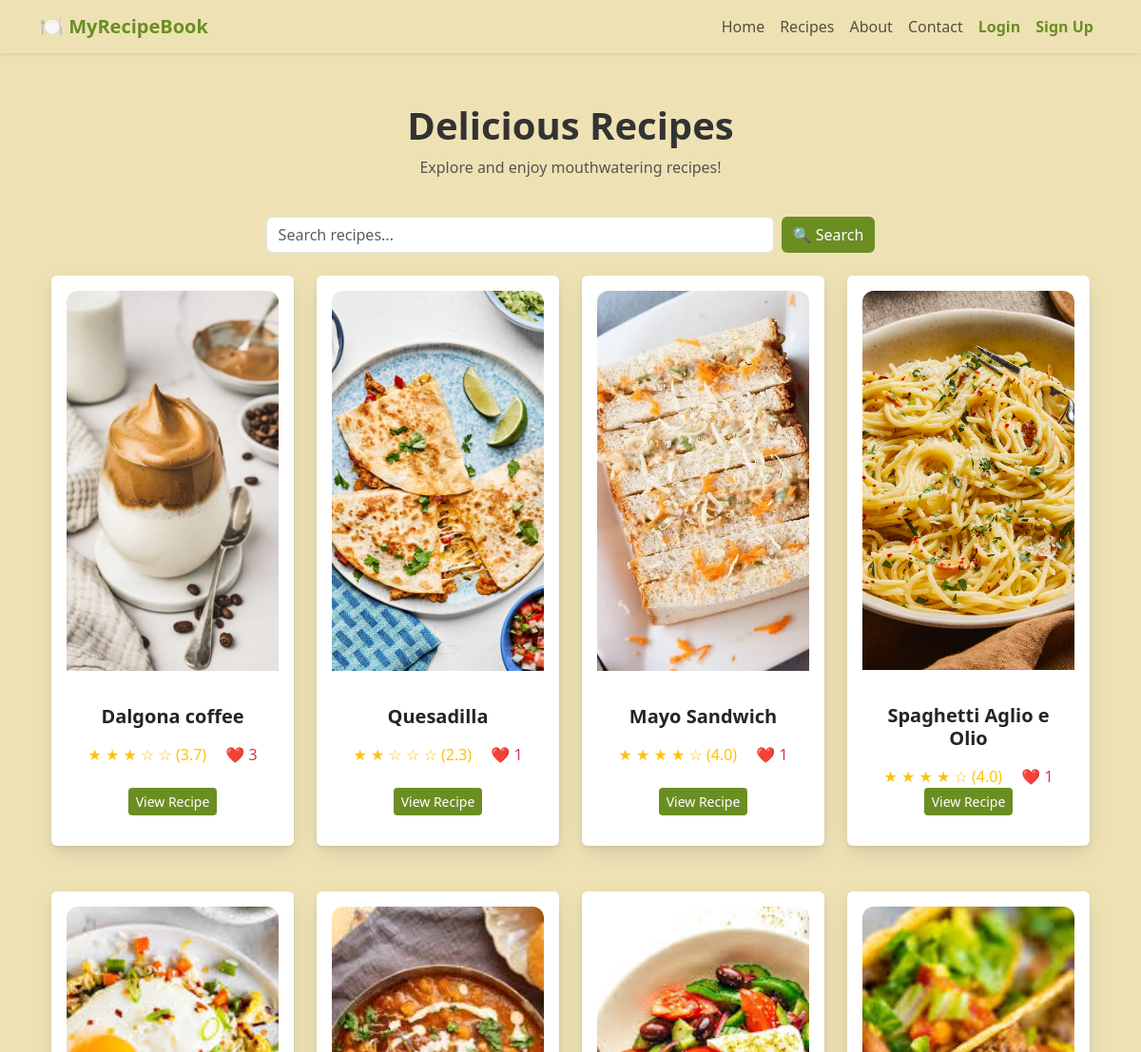
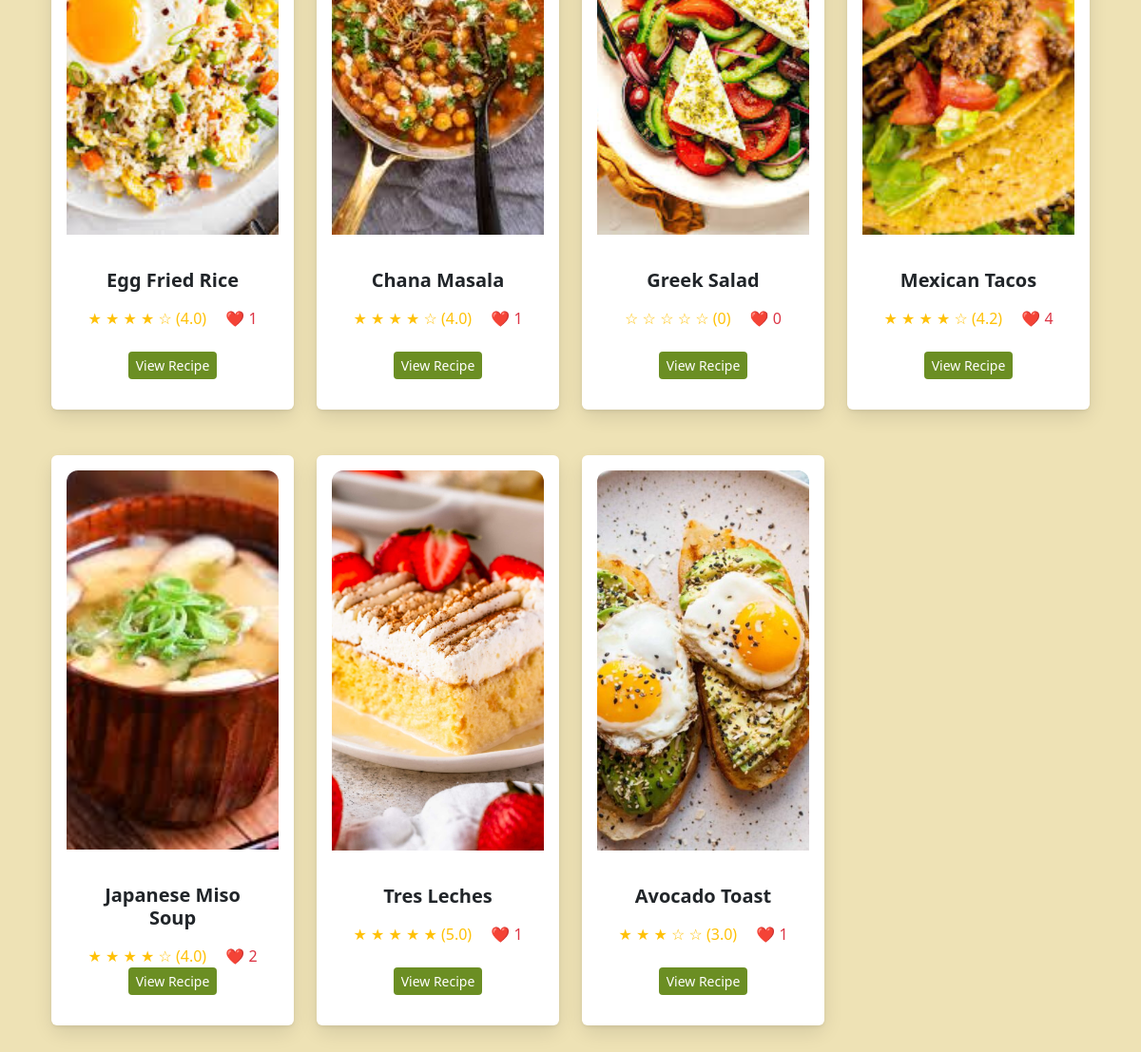
Page /recipes on the committed database (2 pictures, top to bottom).
### app/models.py (models this page shows)
class Recipe(db.Model):
    id = db.Column(db.Integer, primary_key=True)
    title = db.Column(db.String(255), nullable=False)
    tags = db.Column(db.String(255))
    ingredients = db.Column(db.Text, nullable=False)
    instructions = db.Column(db.Text, nullable=True)
    description = db.Column(db.String(500), nullable=True)
    image_path = db.Column(db.String(255))  # Stores relative path
    video_path = db.Column(db.String(255))  # Stores relative path
    is_premium = db.Column(db.Boolean, default=False)  # New column
    likes = db.relationship('Like', backref='recipe', lazy=True)
    ratings = db.relationship('Rating', backref='recipe', lazy=True)
    comments = db.relationship('Comment', backref='recipe', lazy=True)
    @property
    def average_rating(self):
        if not self.ratings:
            return 0  # No ratings yet
        return round(sum(r.rating for r in self.ratings) / len(self.ratings), 1)
    @property
    def like_count(self):
        return len(self.likes)

class Rating(db.Model):
    id = db.Column(db.Integer, primary_key=True)
    user_id = db.Column(db.Integer, db.ForeignKey('user.id'), nullable=False)
    recipe_id = db.Column(db.Integer, db.ForeignKey('recipe.id'), nullable=False)
    rating = db.Column(db.Integer, nullable=False)  # Rating from 1 to 5

### app/routes.py (the view)
@bp.route('/recipes')
def recipes():
    recipes = Recipe.query.filter_by(is_premium=False).all()
    return render_template('recipes.html', recipes=recipes)

### app/templates/recipes.html (shortened to what this page needs)
{% extends "base.html" %}
{% block content %}
<div class="container py-1">
    <h1 class="text-center fw-bold page-title">Delicious Recipes</h1>
    <p class="text-center text-muted">Explore and enjoy mouthwatering recipes!</p>
    <div class="container py-4">
        <form action="{{ url_for('routes.search') }}" method="GET" class="d-flex justify-content-center">
            <input type="text" name="q" class="form-control w-50 me-2" placeholder="Search recipes..." required>
            <button type="submit" class="btn btn-primary">🔍 Search</button>
        </form>
    </div>
<div class="row gx-4 gy-5">
    {% for recipe in recipes %}
        <div class="col-lg-3 col-md-4 col-sm-6 col-12">
            <div class="flip-card" onclick="flipCard(this)">
                <div class="flip-card-inner">
                    <div class="flip-card-front">
                        <div class="card shadow-sm border-0 h-100 p-3 d-flex flex-column card-fixed-height">
                            {% if recipe.image_path %}
                                <img src="{{ url_for('static', filename=recipe.image_path) }}" class="card-img-top" alt="{{ recipe.title }}">
                            {% else %}
                                <img src="{{ url_for('static', filename='images/placeholder.jpg') }}" class="card-img-top" alt="No Image Available">
                            {% endif %}
                            <div class="card-body text-center d-flex flex-column flex-grow-1">
                                <h5 class="fw-bold">{{ recipe.title }}</h5>
                                <div class="mt-2">
                                    <span class="text-warning">
                                        {% for i in range(1, 6) %}
                                            {% if i <= recipe.average_rating %}
                                                ★
                                            {% else %}
                                                ☆
                                            {% endif %}
                                        {% endfor %}
                                        ({{ recipe.average_rating or 0 }})
                                    </span>
                                    <span class="text-danger ms-3">❤️ {{ recipe.like_count }}</span>
                                </div>
                                <div class="mt-auto">
                                    <a href="{{ url_for('routes.view_recipe', recipe_id=recipe.id) }}" class="btn btn-primary btn-sm" onclick="event.stopPropagation();">
                                        View Recipe
                                    </a>
                                </div>
                            </div>
                        </div>
                    </div>
                    <div class="flip-card-back">
                        <div class="card-body d-flex align-items-center justify-content-center">
                            <p class="description-text">{{ recipe.description or 'No description available.' }}</p>
                        </div>
                    </div>
                </div>
            </div>
        </div>
    {% endfor %}
</div>
{% endblock %}

### app/static/styles.css (style rules this page uses)
:root { --bg-light: #EEE2B5; --bg-card: #F8F6F2; --text-dark: #333333; --accent-green: #6B8E23; --hover-green: #4A5D23; --border-light: #EAEAEA; }
body { background-color: var(--bg-light); color: var(--text-dark); font-family: 'Segoe UI', Tahoma, Geneva, Verdana, sans-serif; }
.btn-primary { background-color: var(--accent-green); border: none; transition: background-color 0.3s ease; }
.card-img-top { width: 100%; height: 400px; object-fit: cover; border-top-left-radius: 12px; border-top-right-radius: 12px; }
.flip-card { perspective: 1000px; cursor: pointer; }
.flip-card-inner { position: relative; width: 100%; min-height: 600px; transform-style: preserve-3d; transition: transform 0.6s ease; }
.flip-card-front, .flip-card-back { position: absolute; width: 100%; height: 100%; border-radius: 12px; backface-visibility: hidden; box-shadow: 0 8px 20px rgba(0, 0, 0, 0.1); }
.flip-card-front { display: flex; flex-direction: column; background: var(--bg-card); }
.card-fixed-height { min-height: 100%; }
.flip-card-front .card-img-top { width: 100%; height: 400px; object-fit: cover; border-top-left-radius: 12px; border-top-right-radius: 12px; margin-bottom: 20px; }
.card-body { display: flex; flex-direction: column; flex: 1; }
.flip-card-back { background: var(--accent-green); transform: rotateY(180deg); display: flex; flex-direction: column; justify-content: center; padding: 20px; text-align: center; }
.description-text { font-family: 'Playfair Display', serif; font-size: 1.3rem; font-weight: bold; color: white; line-height: 1.8; }
input, textarea { border-radius: 8px; border: 1px solid var(--border-light); padding: 10px; }

### rows in the picture
Recipe: image_path (picture), title "Dalgona coffee", rating "3.7", like_count "3"
Recipe: image_path (picture), title "Quesadilla", rating "2.3", like_count "1"
Recipe: image_path (picture), title "Mayo Sandwich", rating "4.0", like_count "1"
Recipe: image_path (picture), title "Spaghetti Aglio e Olio", rating "4.0", like_count "1"
Recipe: image_path (picture), title "Egg Fried Rice", rating "4.0", like_count "1"
Recipe: image_path (picture), title "Chana Masala", rating "4.0", like_count "1"
Recipe: image_path (picture), title "Greek Salad", is_premium "0", like_count "0"
Recipe: image_path (picture), title "Mexican Tacos", rating "4.2", like_count "4"
Recipe: image_path (picture), title "Japanese Miso Soup", rating "4.0", like_count "2"
Recipe: image_path (picture), title "Tres Leches", rating "5.0", like_count "1"
Recipe: image_path (picture), title "Avocado Toast", rating "3.0", like_count "1"
